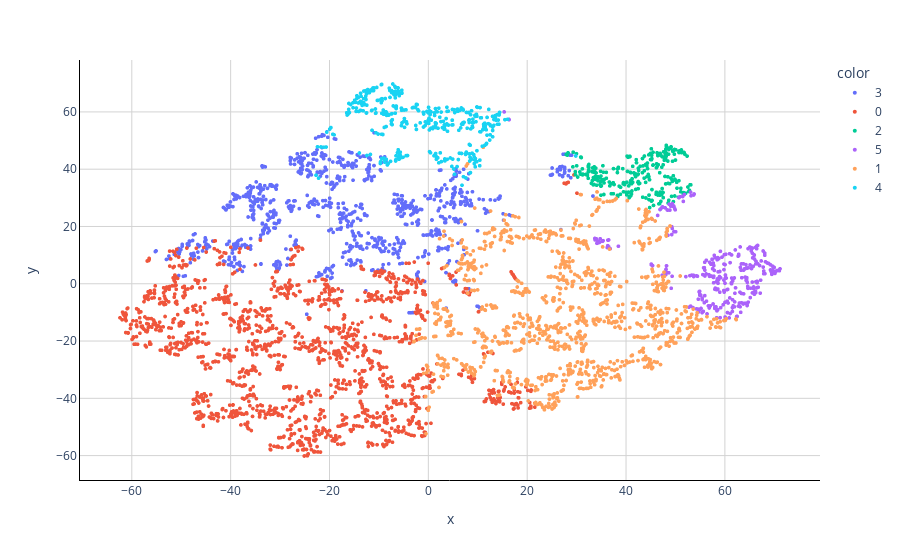

The notebook cell this image was saved under:
### Code cell
X_embedded = tsne_model.fit_transform(data1)

fig = px.scatter(None, x=X_embedded[:,0], y=X_embedded[:,1], opacity=1, color=data2.astype(str))

fig.update_layout(dict(plot_bgcolor = 'white'))

fig.update_xaxes(showgrid=True, gridwidth=1, gridcolor='lightgrey',
zeroline=True, zerolinewidth=1,
zerolinecolor='lightgrey',
showline=True, linewidth=1, linecolor='black')

fig.update_yaxes(showgrid=True, gridwidth=1, gridcolor='lightgrey',
zeroline=True, zerolinewidth=1,
zerolinecolor='lightgrey',
showline=True, linewidth=1, linecolor='black')


fig.update_traces(marker=dict(size=4))

### Figure 1 — Plotly figure (JSON) as saved in the notebook; plotly's stock layout.template omitted (floating-point values rounded to 4 significant figures; data arrays with more than 128 entries replaced by an {"elided": "..."} marker saying what was removed)
{"data": [{"hovertemplate": "color=3<br>x=%{x}<br>y=%{y}<extra></extra>", "legendgroup": "3", "marker": {"color": "#636efa", "opacity": 1, "size": 4, "symbol": "circle"}, "mode": "markers", "name": "3", "showlegend": true, "type": "scattergl", "x": {"elided": "849 float values"}, "xaxis": "x", "y": {"elided": "849 float values"}, "yaxis": "y"}, {"hovertemplate": "color=0<br>x=%{x}<br>y=%{y}<extra></extra>", "legendgroup": "0", "marker": {"color": "#EF553B", "opacity": 1, "size": 4, "symbol": "circle"}, "mode": "markers", "name": "0", "showlegend": true, "type": "scattergl", "x": {"elided": "1568 float values"}, "xaxis": "x", "y": {"elided": "1568 float values"}, "yaxis": "y"}, {"hovertemplate": "color=2<br>x=%{x}<br>y=%{y}<extra></extra>", "legendgroup": "2", "marker": {"color": "#00cc96", "opacity": 1, "size": 4, "symbol": "circle"}, "mode": "markers", "name": "2", "showlegend": true, "type": "scattergl", "x": {"elided": "251 float values"}, "xaxis": "x", "y": {"elided": "251 float values"}, "yaxis": "y"}, {"hovertemplate": "color=5<br>x=%{x}<br>y=%{y}<extra></extra>", "legendgroup": "5", "marker": {"color": "#ab63fa", "opacity": 1, "size": 4, "symbol": "circle"}, "mode": "markers", "name": "5", "showlegend": true, "type": "scattergl", "x": {"elided": "300 float values"}, "xaxis": "x", "y": {"elided": "300 float values"}, "yaxis": "y"}, {"hovertemplate": "color=1<br>x=%{x}<br>y=%{y}<extra></extra>", "legendgroup": "1", "marker": {"color": "#FFA15A", "opacity": 1, "size": 4, "symbol": "circle"}, "mode": "markers", "name": "1", "showlegend": true, "type": "scattergl", "x": {"elided": "1109 float values"}, "xaxis": "x", "y": {"elided": "1109 float values"}, "yaxis": "y"}, {"hovertemplate": "color=4<br>x=%{x}<br>y=%{y}<extra></extra>", "legendgroup": "4", "marker": {"color": "#19d3f3", "opacity": 1, "size": 4, "symbol": "circle"}, "mode": "markers", "name": "4", "showlegend": true, "type": "scattergl", "x": {"elided": "371 float values"}, "xaxis": "x", "y": {"elided": "371 float values"}, "yaxis": "y"}], "layout": {"legend": {"title": {"text": "color"}, "tracegroupgap": 0}, "margin": {"t": 60}, "plot_bgcolor": "white", "xaxis": {"anchor": "y", "domain": [0, 1], "gridcolor": "lightgrey", "gridwidth": 1, "linecolor": "black", "linewidth": 1, "showgrid": true, "showline": true, "title": {"text": "x"}, "zeroline": true, "zerolinecolor": "lightgrey", "zerolinewidth": 1}, "yaxis": {"anchor": "x", "domain": [0, 1], "gridcolor": "lightgrey", "gridwidth": 1, "linecolor": "black", "linewidth": 1, "showgrid": true, "showline": true, "title": {"text": "y"}, "zeroline": true, "zerolinecolor": "lightgrey", "zerolinewidth": 1}}}
